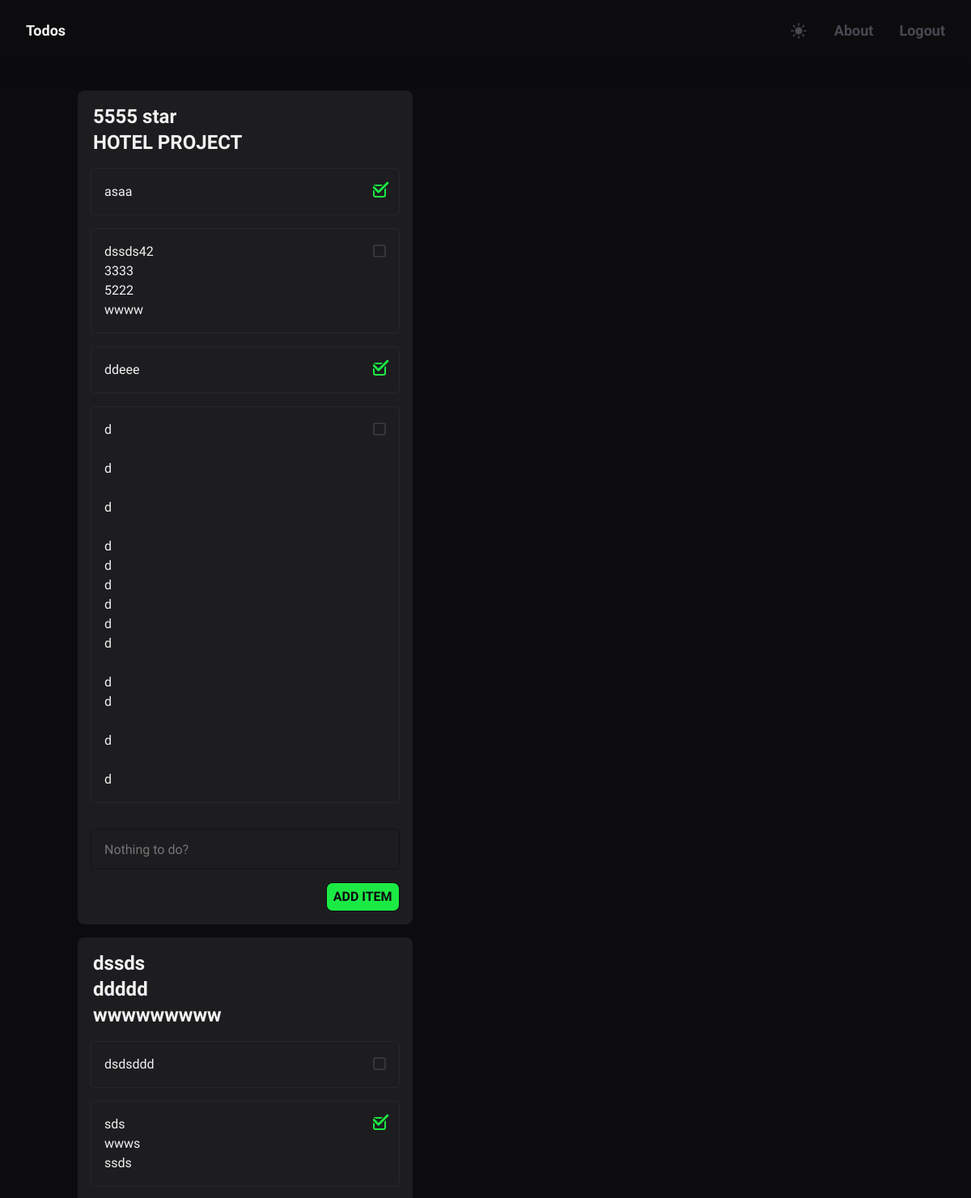
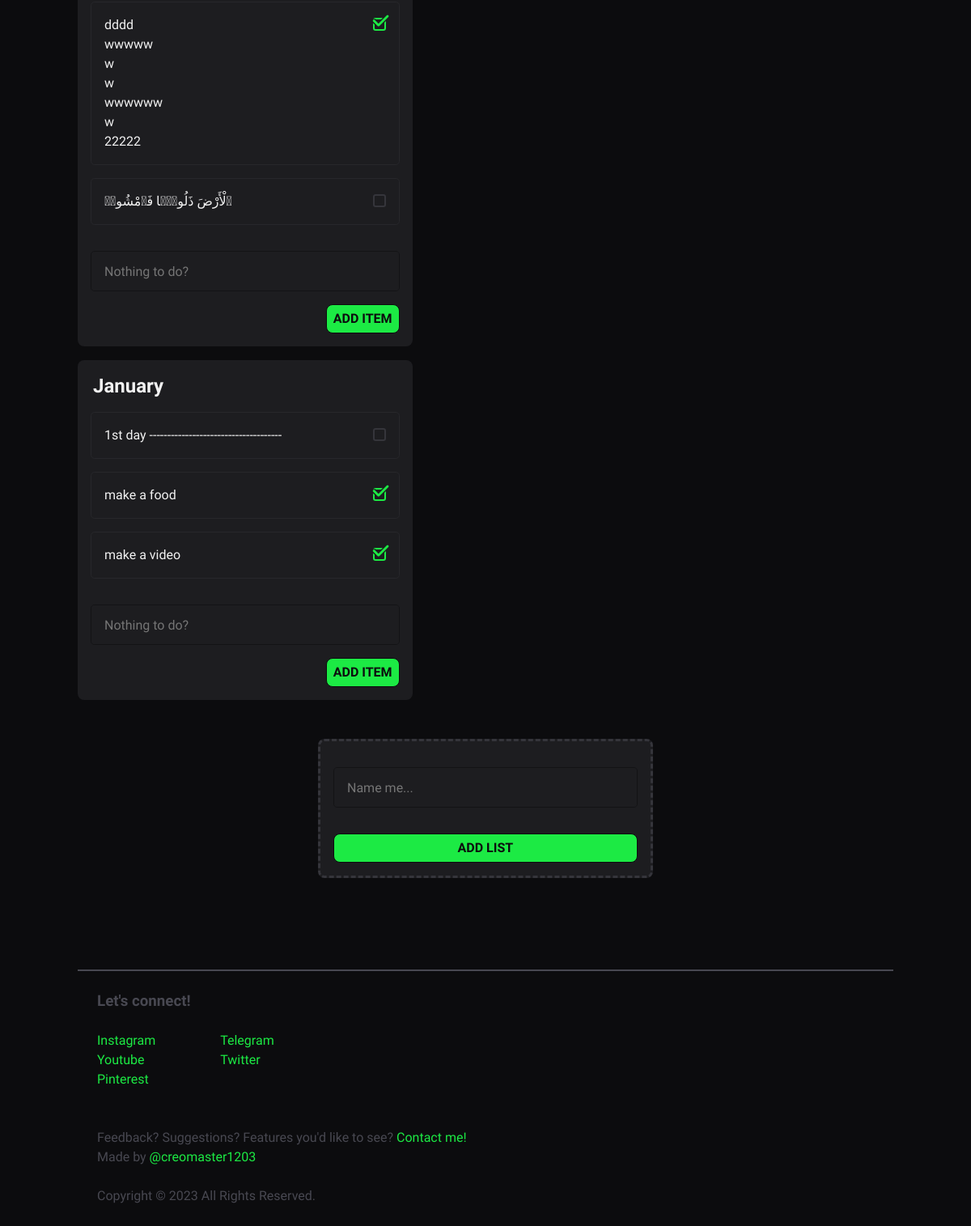
The app's page /todos (signed in) with its own data (2 pictures, top to bottom).
### website/models.py (models this page shows)
class Lists(db.Model):
    id = db.Column(db.Integer, primary_key=True)
    name = db.Column(db.String(150))
    date_created = db.Column(db.DateTime(timezone=True), default=func.now())
    user_id = db.Column(db.Integer, db.ForeignKey('user.id', ondelete='CASCADE'), nullable=False)
    items = db.relationship('Items', backref='list', lazy='dynamic', passive_deletes=True)

class Items(db.Model):
    id = db.Column(db.Integer, primary_key=True)
    description = db.Column(db.Text, nullable=False)
    checked = db.Column(db.Boolean, default=False)
    date_created = db.Column(db.DateTime(timezone=True), default=func.now())
    user_id = db.Column(db.Integer, db.ForeignKey('user.id', ondelete='CASCADE'), nullable=False)
    list_id = db.Column(db.Integer, db.ForeignKey('lists.id', ondelete='CASCADE'), nullable=False)

### website/views.py (the view)
@views.route('/todos', methods=['GET', 'POST'])
@login_required
def todos():
    user = User.query.get(current_user.id)
    lists = Lists.query.filter_by(user_id=current_user.id).all()
    return render_template("todos.html", user=user, lists=lists)

### website/__init__.py (called while the page is built)
def create_app():
    app = Flask(__name__, static_folder='static')
    app.config['SECRET_KEY'] = 'hjshjhdjah'
    app.config['SQLALCHEMY_DATABASE_URI'] = f'sqlite:///{DB_NAME}'
    db.init_app(app)
    from .views import views
    from .auth import auth
    app.register_blueprint(views, url_prefix='/')
    app.register_blueprint(auth, url_prefix='/')
    from .models import User
    create_database(app)
    login_manager = LoginManager()
    login_manager.login_view = 'auth.login'
    login_manager.init_app(app)
    @login_manager.user_loader
    def load_user(id):
        return User.query.get(int(id))
    return app

### website/templates/todos.html (shortened to what this page needs)
{% extends "main.html" %}
{% block content %}
    <ul id="lists">
        {% for list in lists %}
            <li data-tilt data-tilt-reverse="true" data-tilt-scale="1.01" data-tilt-max="1" data-tilt-speed="800" data-tilt-perspective="900" class="todo-list" data-id="{{ list.id }}">
                <h2 class="list-name preserve-line-breaks" data-id="{{ list.id }}">{{ list.name }}</h2>
                <ul class="items">
                    {% for item in list.items %}
                        <li class="todo-item" data-id="{{ item.id }}">
                            <span class="item-description preserve-line-breaks">{{ item.description|safe }}</span>
                            <input type="checkbox" class="item-checkbox" {% if item.checked %}checked{% endif %}>
                        </li>
                    {% endfor %}
                </ul>
                <form class="add-item-form">
                    <textarea required name="description" placeholder="Nothing to do?" autocomplete="off"></textarea>
                    <button class="btn" type="submit">Add Item</button>
                </form>
            </li>
        {% endfor %}
    </ul>
    <div class="add-list-form">
        <form data-tilt data-tilt-reverse="true" data-tilt-scale="1.01" data-tilt-max="1" data-tilt-speed="800" data-tilt-perspective="500" id="add-list-form">
            <textarea required name="name" placeholder="Name me..." autocomplete="off"></textarea>
            <button class="btn" type="submit">Add List</button>
        </form>
    </div>
{% endblock %}

### website/templates/main.html (shortened to what this page needs)
<!DOCTYPE html>
<html lang="en">
<head>
    {% include 'static.html' %}
</head>
<body>
    {% include "header.html"%}
    <main class="container section">
        {% block content %}{% endblock %}
    </main>
    <footer class="footer container section">
        <div class="footer__divider"></div>
            <h3 class="footer__title">Let's connect!</h3>
            <div class="contact">
                <div>
                    <p><a href="https://www.instagram.com/creomaster_official/" target="_blank">Instagram</a></p>
                    <p><a href="https://www.youtube.com/creomaster1202" target="_blank">Youtube</a></p>
                    <p><a href="https://www.pinterest.com/creomaster1203/" target="_blank">Pinterest</a></p>
                </div>
                <div>
                    <p><a href="https://t.me/ZSunnatulla" target="_blank">Telegram</a></p>
                    <p><a href="https://twitter.com/CREOMASTER1203" target="_blank">Twitter</a></p>
                </div>
            </div>
            <div class="suggestions">
                <p>Feedback? Suggestions? Features you'd like to see? <a class="contact__link" href="mailto:sunnatullazayniddinov@gmail.com" target="_blank">Contact me!</a></p>
                <p>Made by <a href="https://twitter.com/CREOMASTER1203" target="_blank">@creomaster1203</a></p>
                <br>
                <p>Copyright © 2023 All Rights Reserved.</p>
            </div>
    </footer>
</body>
</html>

### website/templates/static.html (shortened to what this page needs)
{% block static %}
    <link rel="stylesheet" href="static/css/modern-normalize.css">
    <link rel="stylesheet" href="static/css/main.css">
    <link rel="stylesheet" href="static/css/header.css">
    <link rel="stylesheet" href="static/css/mobile-nav.css">
    <link rel="stylesheet" href="static/css/enter.css">
    <link rel="stylesheet" href="static/css/landing.css">
    <link rel="stylesheet" href="static/css/about.css">
    <link rel="stylesheet" href="static/css/todos.css">
    <link rel="stylesheet" href="https://cdnjs.cloudflare.com/ajax/libs/font-awesome/6.4.2/css/all.min.css" />
    <link rel="stylesheet" href="static/css/footer.css">
    <link rel="stylesheet" href="static/css/utils.css">
{% endblock %}

### website/templates/header.html (shortened to what this page needs)
{% block header %}
    <header class="header">
        {% if current_user.is_authenticated %}
        <a class="nav__link logo" href="/todos">Todos</a>
        {% else %}
        <a class="nav__link logo" href="/">Todos</a>
        {% endif %}
        <nav>
            <ul class="header__menu">
                <li>
                    <button id="theme-toggle" class="header__sun">
                    </button>
                </li>
                <li>
                    <a class="nav__link" href="/about">About</a>
                </li>
                {% if current_user.is_authenticated %}
                <li>
                    <a class="nav__link" href="/logout">Logout</a>
                </li>
                {% endif %}
            </ul>
        </nav>
    </header>
{% endblock %}

### website/static/css/main.css (style rules this page uses)
:root { --text: #f2f2f2ff; --background: #0c0c0eff; --primary3: #35353bff; --primary2: #3f3f45ff; --primary1: #484851ff; --secondary1: #131315ff; --secondary2: #1d1d20ff; --secondary3: #27272b; --accent: #1cea44ff; --size-xxs: .5rem; --size-xs: .75rem; --size-sm: .875rem; --size-base: 1rem; --size-lg: 1.125rem; --size-xl: 1.25rem; --size-2xl: 1.5rem; --size-3xl: 1.875rem; --size-4xl: 2.25rem; --size-5xl: 3rem; --size-6xl: 3.75rem; --size-7xl: 4.5rem; --size-8xl: 6rem; --size-9xl: 8rem; --size-10xl: 10rem; }
* { margin: 0; line-height: calc(1em + 0.5rem); }
body { font-family: 'Montserrat Alternates', sans-serif; background-color: var(--background); color: var(--text); }
img, picture, video, canvas, svg { display: block; max-width: 100%; user-select: none; }
button { display: inline-block; padding: 0; border: none; background: none; cursor: pointer; color: inherit; }
a { color: var(--accent); text-decoration: none; }

### website/static/css/header.css (style rules this page uses)
.header { color: var(--text); position: fixed; display: flex; width: 100%; top: 0; left: 0; padding: .6rem 1.2rem; justify-content: space-between; align-items: center; background-color: var(--background); box-shadow: 0 0 30px var(--background); z-index: 999; }
.header__menu { display: none; }
.nav__link { color: var(--primary1); font-weight: 700; transition: all .3s; }
.logo { color: var(--text); }
@media (min-width: 640px) { .header { font-size: var(--size-base); padding: .1rem 2rem; } }
@media (min-width: 640px) { .header__menu { display: flex; justify-content: center; align-items: center; list-style: none; gap: 2rem; } }
@media (min-width: 640px) { .header__sun { display: block; color: var(--primary1); margin: .8em 0; width: var(--size-2xl); height: var(--size-2xl); transition: all .3s; } }
@media (min-width: 768px) { .header { font-size: var(--size-lg); padding: .7rem 2rem; } }

### website/static/css/mobile-nav.css (style rules this page uses)
.header__sun { display: block; color: var(--primary1); margin: .8em 0; width: var(--size-2xl); height: var(--size-2xl); transition: all .3s; }

### website/static/css/footer.css (style rules this page uses)
.footer { display: flex; flex-direction: column; align-items: start; color: var(--primary1); font-size: var(--size-sm); }
.footer__divider { border: 1px solid var(--primary1); width: 90%; margin-inline: auto; }
.contact { display: flex; gap: 5rem; margin-bottom: 3rem; padding-inline: 1.5rem; }
.footer__title { padding-inline: 1.5rem; margin-block: 1.5rem; }
.suggestions { justify-content: space-between; margin-bottom: 3rem; padding-inline: 1.5rem; }
@media (min-width: 475px) { .footer__divider { width: 100%; } }
@media (min-width: 640px) { .footer { font-size: var(--size-base); } }

### website/static/css/utils.css (style rules this page uses)
.btn { display: inline-block; font-weight: 700; background-color: var(--accent); color: var(--background); text-decoration: none; text-transform: uppercase; padding: .5rem; border-radius: .5rem; border: 1px solid var(--background); transition: all 0.3s ease; }
.container { position: relative; width: 100%; margin-left: auto; margin-right: auto; padding-left: 0.5rem; padding-right: 0.5rem; }
.section { margin-top: 5rem; }
@media (min-width: 475px) { .container { max-width: 475px; } }
@media (min-width: 640px) { .container { max-width: 640px; } }
@media (min-width: 768px) { .container { max-width: 768px; } }
@media (min-width: 1024px) { .container { max-width: 1024px; } }
@media (min-width: 1024px) { .section { margin-top: 7rem; } }

### records on screen
Lists: name "5555 star HOTEL PROJECT"
Items: description "asaa", checked "☑"
Items: description "dssds42 3333 5222 wwww"
Items: description "ddeee", checked "☑"
Items: description "d d d d d d d d d d d d d"
Lists: name "dssds ddddd wwwwwwwww"
Items: description "dsdsddd"
Items: description "sds wwws ssds", checked "☑"
Items: description "dddd wwwww w w wwwwww w 22222", checked "☑"
Items: description "ٱلْأَرْضَ ذَلُولًۭا فَٱمْشُوا۟"
Lists: name "January"
Items: description "1st day -------------------------------------"
Items: description "make a food", checked "☑"
Items: description "make a video", checked "☑"
